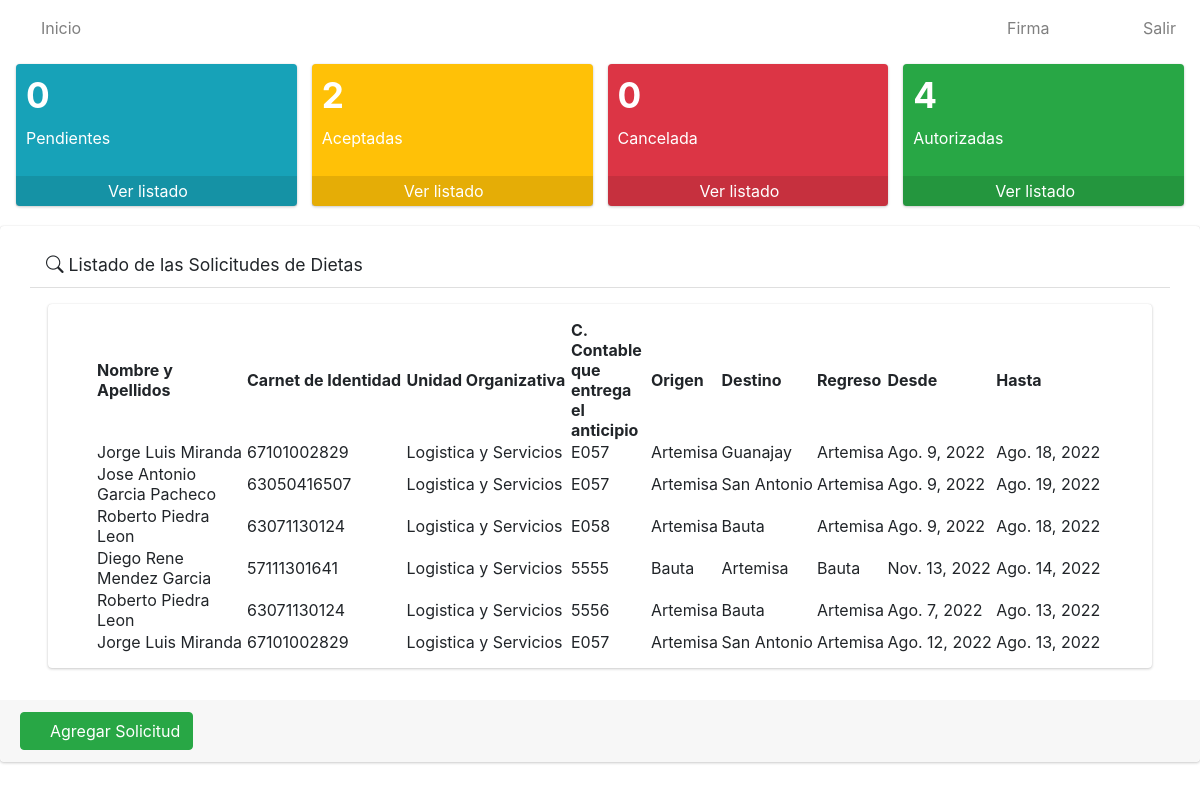
The app's page /, older data.
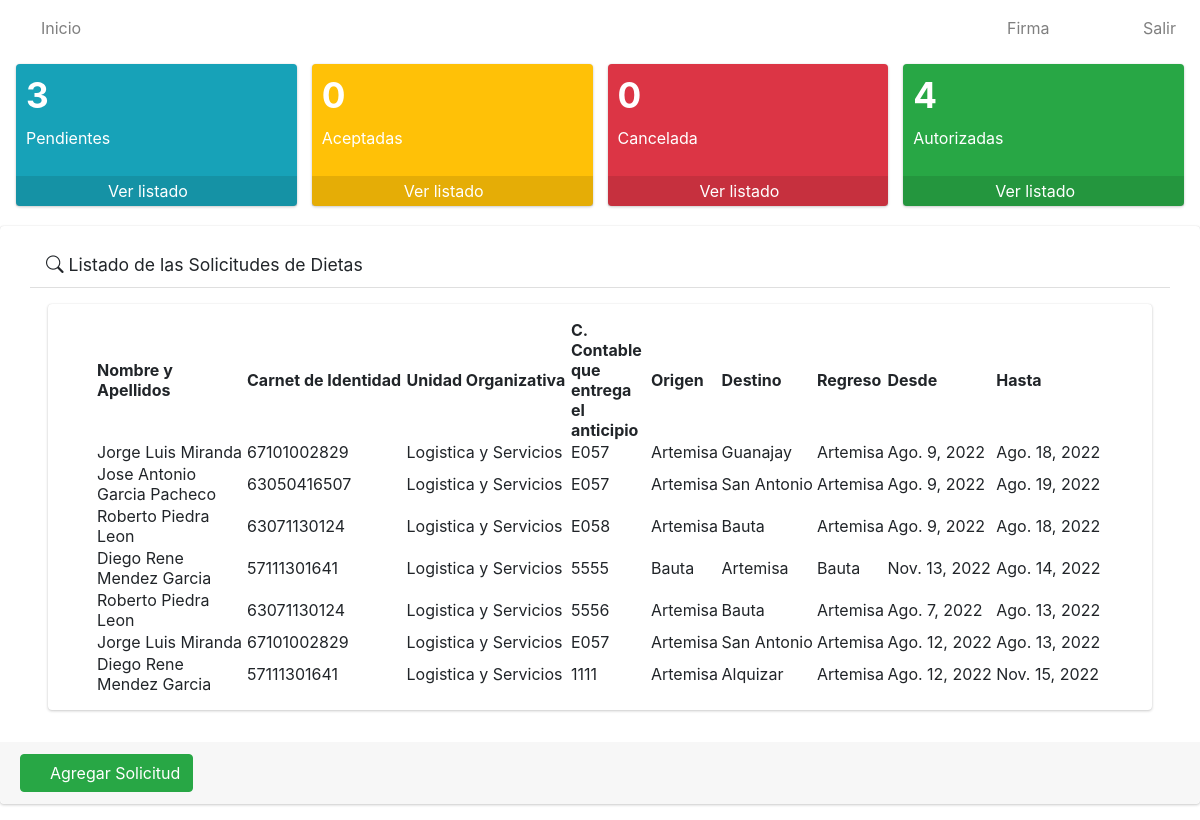
The same page, newer data.
### app/models.py (models this page shows, shortened)
class Solicitud(models.Model):
    numero=models.IntegerField()
    solicitante=models.ForeignKey(User, on_delete=models.CASCADE)
    trabajador=models.ForeignKey(Trabajador, on_delete=models.CASCADE)
    unidad_organizativa=models.ForeignKey(Unidad_Organizativa, on_delete=models.CASCADE)
    c_contable=models.CharField(max_length=4)
    provincia=models.ForeignKey(Provincia, on_delete=models.CASCADE)
    origen=models.ForeignKey(Municipio, on_delete=models.CASCADE, related_name='municipio_origen')
    destino=models.ForeignKey(Municipio, on_delete=models.CASCADE, related_name='municipio_destino')
    regreso=models.ForeignKey(Municipio, on_delete=models.CASCADE, related_name='municipio_regreso')
    fecha_inicio=models.DateField()
    fecha_final=models.DateField()
    estado=models.CharField(max_length=20)
    class Meta:
        verbose_name="Solicitud"
        verbose_name_plural="Solicitudes"

class Trabajador(models.Model):
    nombre_y_apellidos = models.CharField(max_length=80)
    ci=models.CharField(max_length=11, unique=True)
    def __str__(self):
            return self.nombre_y_apellidos
    class Meta:
        verbose_name = "Trabajador"
        verbose_name_plural = "Trabajadores"

class Unidad_Organizativa(models.Model):
    nombre=models.CharField(max_length=100)
    def __str__(self):
        return self.nombre
    class Meta:
        verbose_name="Unidad Organizativa"
        verbose_name_plural="Unidades Organizativas"

class Municipio(models.Model):
    nombre=models.CharField(max_length=30)
    provincia=models.ForeignKey(Provincia, on_delete=models.CASCADE)
    def __str__(self):
        return self.nombre
    class Meta:
        verbose_name="Municipio"
        verbose_name_plural="Municipios"

### app/views.py (the view)
# urls.py: path('', SolicitudListView.as_view(), name='solicitudes' ),
class SolicitudListView(ListView):
    model = Solicitud
    template_name = 'solicitudes/listar.html'
    def dispatch(self, request, *args, **kwargs):
        return super().dispatch(request,*args,** kwargs)
    def get_context_data(self, **kwargs):
        context = super().get_context_data(**kwargs)
        context['title'] = "Listado de Solicitudes"
        listaP = Solicitud.objects.all().filter(estado="Pendiente")
        listaA = Solicitud.objects.all().filter(estado="Aceptada")
        listaAut = Solicitud.objects.all().filter(estado="Autorizada")
        listaC = Solicitud.objects.all().filter(estado="Cancelada")
        if len(listaP) > 0:
            context['cantP'] = len(listaP)
        else:
            context['cantP'] = 0
        if len(listaA) > 0:
            context['cantA'] = len(listaA)
        else:
            context['cantA'] = 0
        if len(listaAut) > 0:
            context['cantAut'] = len(listaAut)
        else:
            context['cantAut'] = 0
        if len(listaC) > 0:
            context['cantC'] = len(listaC)
        else:
            context['cantC'] = 0
        return context

### app/templates/solicitudes/listar.html
{% extends 'base.html' %}
{% load static %}
{% block content %}
    <div class="row pl-3 pr-3" >
        <div class="col-lg-3 ">
            <div class="small-box bg-info">
                <div class="inner">
                    <h3>{{cantP}}</h3> <p>Pendientes</p>
                </div> <div class="icon"><i class="fa fa-question"></i>
            </div>
                <a href="{% url 'pendientes' %}" class="small-box-footer">
                    Ver listado <i class="fas fa-arrow-circle-right"></i>
                </a>
            </div>
        </div>
        <div class="col-lg-3 col-6 ">
            <div class="small-box bg-warning">
                <div class="inner">
                    <h3 style="color: white;">{{cantA}}</h3> <p style="color: white;">Aceptadas</p>
                </div>
                <div class="icon"><i class="fas  fa-check"></i>
                </div>
                <a href="{% url 'aceptadas' %}" class="small-box-footer" style="color: white !important;">
                Ver listado <i class="fas fa-arrow-circle-right" style="color: white;"></i>
                </a>
            </div>
        </div>
        <div class="col-lg-3 col-6 ">
            <div class="small-box bg-danger">
                <div class="inner">
                    <h3>{{cantC}}</h3> <p>Cancelada</p>
                </div>
                <div class="icon"><i class="fas fa-times-circle"></i>
                </div>
                <a href="{% url 'canceladas' %}" class="small-box-footer">
                Ver listado <i class="fas fa-arrow-circle-right"></i>
                </a>
            </div>
        </div>
         <div class="col-lg-3 col-6 ">
            <div class="small-box bg-success">
                <div class="inner">
                    <h3 style="color: white;">{{cantAut}}</h3> <p style="color: white;">Autorizadas</p>
                </div>
                <div class="icon"><i class="fas fa-check-square"></i>
                </div>
                <a href="{% url 'autorizadas' %}" class="small-box-footer" style="color: white !important;">
                Ver listado <i class="fas fa-arrow-circle-right" style="color: white;"></i>
                </a>
            </div>
        </div>
    </div>
    <div class=" card card-default">
        <div class="card-header px-3 mb-3 mt-3 container">
            <h3 class="card-title">
            <i class="fas fa-exclamation-triangle bi bi-search"></i>
                Listado de las Solicitudes de Dietas
            </h3>
            </div>
        <div class="card card-body content-header mx-5 px-5">
            <table id="myTable" class="display" style="width: 100%;">
                <thead>
                    <tr>
                        <th>Nombre y Apellidos</th>
                        <th>Carnet de Identidad</th>
                        <th>Unidad Organizativa</th>
                        <th>C. Contable que entrega el anticipio</th>
                        <th>Origen</th>
                        <th>Destino</th>
                        <th>Regreso</th>
                        <th>Desde</th>
                        <th>Hasta</th>
                    </tr>
                </thead>
                <tbody>
                    {% for i in object_list %}
                    <tr>
                        <td style="width: 150px;">{{i.trabajador}}</td>
                        <td>{{i.trabajador.ci}}</td>
                        <td>{{i.unidad_organizativa}}</td>
                        <td style="width: 80px;">{{i.c_contable}}</td>
                        <td>{{i.origen}}</td>
                        <td>{{i.destino}}</td>
                        <td>{{i.regreso}}</td>
                        <td>{{i.fecha_inicio}}</td>
                        <td>{{i.fecha_final}}</td>
                    </tr>
                    {% endfor %}
                </tbody>
            </table>
        </div>
        <div class=" card-footer mt-3">
            <a href="{% url 'crear_solicitud' %}" type="button" class="btn btn-primary btn-success">
                <i class="fas fa-plus"></i>
                Agregar Solicitud
            </a>
        </div>
    </div>
{% endblock %}

### app/templates/base.html (shortened to what this page needs)
{% load static %}
<html>
    <head>
  <link rel="stylesheet" href="{% static 'plugins/fontawesome-free/css/all.min.css'%}">
        <link href="https://cdn.jsdelivr.net/npm/bootstrap@5.2.0/dist/css/bootstrap.min.css" rel="stylesheet">
        <link rel="stylesheet" type="text/css" href="{% static 'datatable/data_tables/datatables.min.css' %}" />
  <link rel="stylesheet" href="https://cdnjs.cloudflare.com/ajax/libs/jquery-confirm/3.3.2/jquery-confirm.min.css">
  <link rel="stylesheet" href="https://cdn.jsdelivr.net/npm/bootstrap-icons@1.7.2/font/bootstrap-icons.css">
  <link href="https://cdn.jsdelivr.net/npm/bootstrap@5.2.0-beta1/dist/css/bootstrap.min.css" rel="stylesheet"
>
<link href="https://cdn.jsdelivr.net/npm/bootstrap@5.2.0/dist/css/bootstrap.min.css" rel="stylesheet">
        <link rel="stylesheet" href="{% static 'dist/css/adminlte.min.css'%}">
    </head>
    <body>
<nav class="navbar navbar-expand-md navbar-white navbar-light">
 <ul class="navbar-nav">
          <li class="nav-item">
            <a href="{% url 'solicitudes' %}" class="nav-link">
            <i class="fas fa-home"></i>
            Inicio</a>
          </li>
        </ul>
    <ul class="navbar-nav ml-auto">
      <li class="nav-item">
           <a class="nav-link" onclick="modal_firma()" role="button">
            <i class="fas fa-edit"></i> Firma
           </a>
      </li>
      <li class="nav-item">
        <a class="nav-link" href="javascript:;"role="button">
          <i class="fas fa-user"></i>  {{ user.username }}
        </a>
      </li>
      <li class="nav-item">
        <a class="nav-link" href="#"role="button">
          <i class="fas fa-power-off"></i> Salir
        </a>
      </li>
    </ul>
  </nav>
        {%block content%}
        {% endblock %}
    </body>
</html>

Row changes from the older to the newer data that the page shows:
added Solicitud: trabajador "Diego Rene Mendez Garcia", trabajador.ci "57111301641", unidad_organizativa "Logistica y Servicios", c_contable "1111", origen "Artemisa", destino "Alquizar", regreso "Artemisa", fecha_inicio "Ago. 12, 2022", fecha_final "Nov. 15, 2022"
Text that changed along with them:
{{ cantP }}: "0" → "3"
{{ cantA }}: "2" → "0"
